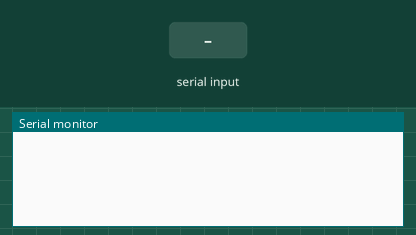
Simulated run of this sketch. Board: Arduino Leonardo, built with avr-gcc and run on an emulated ATmega32U4. Parts: the last lines printed to the serial monitor. Inputs (shaded band) come from the test bench. No radio packets arrive unless stated.

Above: at 1.2 s.
1.3 s: byte 30 received over Serial
At 2.4 s:
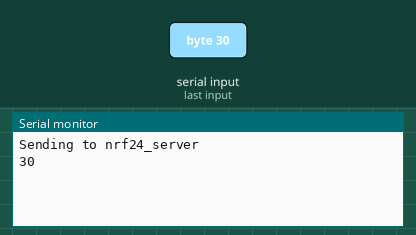
2.8 s: byte 90 received over Serial
At 3.5 s:
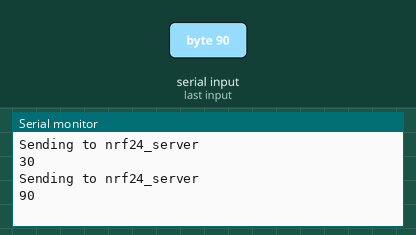
4.3 s: byte 120 received over Serial
At 4.7 s:
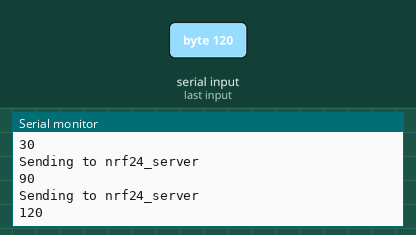

Measured:
- after the input at 1.3 s, the serial monitor: prints a new line at once (image 1)
- after the input at 2.8 s, the serial monitor: prints a new line at once (image 2)
- after the input at 4.3 s, the serial monitor: prints a new line at once (image 3)

The sketch:

BaseStation1.ino
```cpp
#include <SPI.h>
#include <RH_NRF24.h>


RH_NRF24 nrf24;

int command;

void setup()
{
  Serial.begin(9600);
  while (!Serial)
    ; // wait for serial port to connect. Needed for Leonardo only
  if (!nrf24.init())
    Serial.println("init failed");
  // Defaults after init are 2.402 GHz (channel 2), 2Mbps, 0dBm
  if (!nrf24.setChannel(1))
    Serial.println("setChannel failed");
  if (!nrf24.setRF(RH_NRF24::DataRate2Mbps, RH_NRF24::TransmitPower0dBm))
    Serial.println("setRF failed");
}


void loop()
{
  if(Serial.available() > 0)
  {
  Serial.println("Sending to nrf24_server");
  // Send a message to nrf24_server
  command=Serial.read();
  uint8_t data =command;
  //uint8_t strdata[10];
  Serial.println(data);
  if(data==49)
  nrf24.send("49", sizeof(49));
   if(data==50)
  nrf24.send("50", sizeof(50));
   if(data==51)
  nrf24.send("51", sizeof(51));
   if(data==52)
  nrf24.send("52", sizeof(52));
  nrf24.waitPacketSent();
  }

}
```
